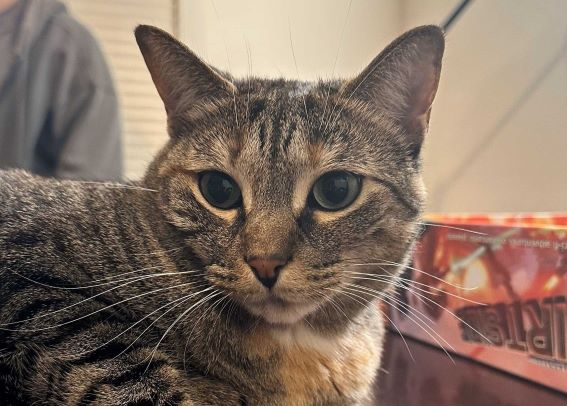
#> input picture Session 7/Lucy.jpg, 567 x 406 px
$ python S7_Synchronous_Codes.py
#> lines starting #> are read from the running program, lines starting #| are printed output that depends on the picture; after the words box and inside, x2 and y2 are one past the last pixel; in counts of white or black regions, pixels touching at a corner belong together
import cv2
import numpy as np

image = cv2.imread("Lucy.jpg")
#> image is the input picture: shape (406, 567, 3); mean B, G, R 98.8, 112, 131.7
'''
if image is None:
    print("Could not open or find the image")

# Gaussian Noise
# image + noise
gaussian_noise = np.random.normal(0, 25, image.shape).astype('float32')
noisy_image = cv2.add(image.astype('float32'), gaussian_noise)
noisy_image = np.clip(noisy_image, 0, 255).astype('uint8')

cv2.imshow('frame', noisy_image)
cv2.waitKey(0)
'''

def add_noise(img: np.asarray) -> np.asarray:
    row, col, _ = img.shape
#> row = 406; col = 567
    number_of_pixel = np.random.randint(300, 20000)
    for i in range(number_of_pixel):
        x = np.random.randint(0, row-1)
        y = np.random.randint(0, col-1)
        img[x, y] = 0
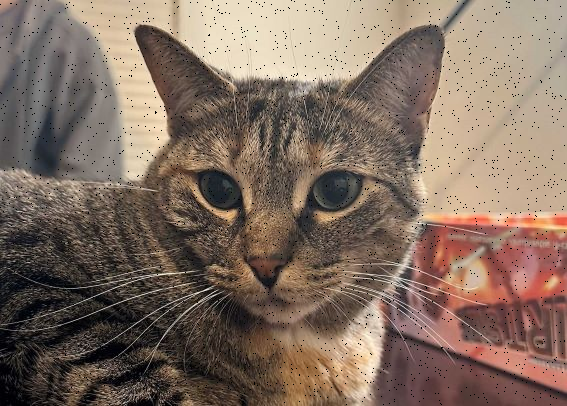
#> img: shape (406, 567, 3); mean B, G, R 97.5, 110.6, 130

    for i in range(number_of_pixel):
        x = np.random.randint(0, row-1)
        y = np.random.randint(0, col-1)
        img[x, y] = 255
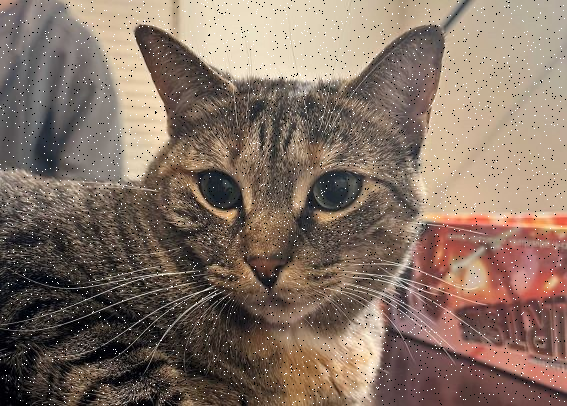
#> img: shape (406, 567, 3); 1.31% of pixels changed, all inside (x1, y1, x2, y2) = (0, 0, 566, 405)

    return img

noisy_image = add_noise(image)
cv2.imshow('frame', noisy_image)
cv2.waitKey(0)
